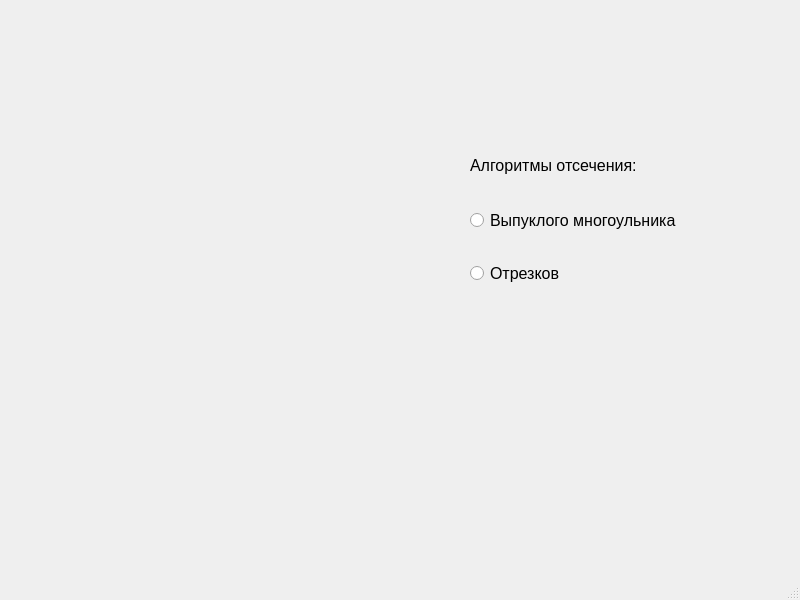
<?xml version="1.0" encoding="UTF-8"?>
<ui version="4.0">
 <class>MainWindow</class>
 <widget class="QMainWindow" name="MainWindow">
  <property name="geometry">
   <rect>
    <x>0</x>
    <y>0</y>
    <width>800</width>
    <height>600</height>
   </rect>
  </property>
  <property name="windowTitle">
   <string>MainWindow</string>
  </property>
  <widget class="QWidget" name="centralwidget">
   <widget class="QRadioButton" name="segments">
    <property name="geometry">
     <rect>
      <x>470</x>
      <y>260</y>
      <width>133</width>
      <height>27</height>
     </rect>
    </property>
    <property name="font">
     <font>
      <family>Segoe UI</family>
      <pointsize>12</pointsize>
     </font>
    </property>
    <property name="styleSheet">
     <string notr="true">color: black;</string>
    </property>
    <property name="text">
     <string>Отрезков</string>
    </property>
   </widget>
   <widget class="QRadioButton" name="poly">
    <property name="geometry">
     <rect>
      <x>470</x>
      <y>190</y>
      <width>291</width>
      <height>61</height>
     </rect>
    </property>
    <property name="font">
     <font>
      <family>Segoe UI</family>
      <pointsize>12</pointsize>
      <underline>false</underline>
     </font>
    </property>
    <property name="styleSheet">
     <string notr="true">color: black;</string>
    </property>
    <property name="text">
     <string>Выпуклого многоульника</string>
    </property>
   </widget>
   <widget class="QLabel" name="clippingText">
    <property name="geometry">
     <rect>
      <x>470</x>
      <y>140</y>
      <width>221</width>
      <height>51</height>
     </rect>
    </property>
    <property name="font">
     <font>
      <family>Segoe UI</family>
      <pointsize>12</pointsize>
     </font>
    </property>
    <property name="styleSheet">
     <string notr="true">color: black;</string>
    </property>
    <property name="text">
     <string>Алгоритмы отсечения:</string>
    </property>
   </widget>
  </widget>
  <widget class="QMenuBar" name="menubar">
   <property name="geometry">
    <rect>
     <x>0</x>
     <y>0</y>
     <width>800</width>
     <height>25</height>
    </rect>
   </property>
  </widget>
  <widget class="QStatusBar" name="statusbar"/>
 </widget>
 <resources/>
 <connections/>
</ui>
